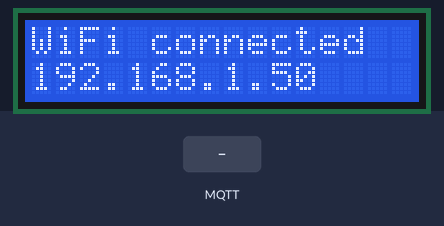
Bench run of a sketch on a simulated ESP8266 (Wemos D1 mini). Shown: 16×2 character LCD. Inputs (shaded band) come from the test bench. WiFi joins after 1.5 s; servers stay silent unless stated; no MQTT or app messages arrive unless stated; what the sketch prints to the serial monitor is not drawn.

Above: at 1.7 s.
At 4.4 s:
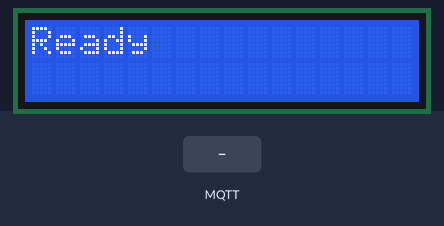
4.5 s: MQTT message "1" arrives on the first subscribed topic
At 5.7 s:
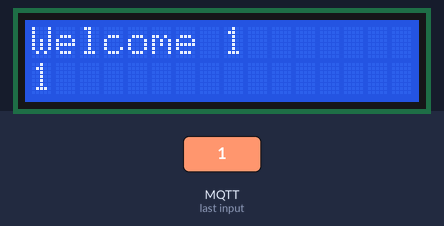
7.5 s: MQTT message "on" arrives on the first subscribed topic
At 8.7 s:
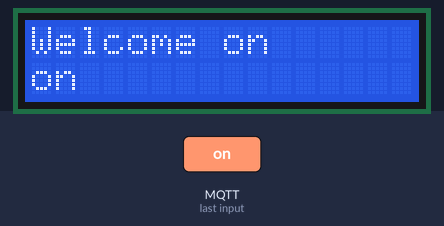
10.5 s: MQTT message "off" arrives on the first subscribed topic
At 11.6 s:
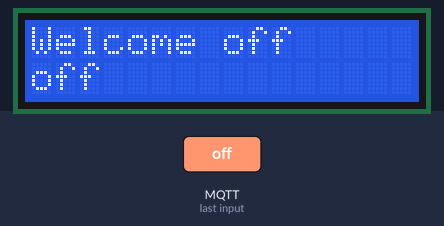
Timing chart, 0 to 13.5 s (numbered marks = the images above; inputs shaded):
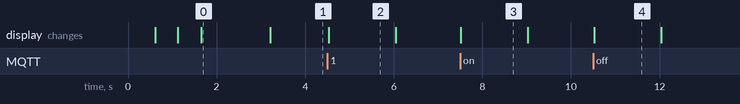

Measured:
- after the input at 4.5 s, the display: changes at once (image 2)
- after the input at 7.5 s, the display: changes at once (image 3)
- after the input at 10.5 s, the display: changes at once (image 4)
- what the display in image 0 shows lasts 1.6 s, from 1.6 s to 3.2 s
- what the display in image 2 shows lasts 1.5 s, from 4.5 s to 6.0 s

The sketch:

Wemos_RFID.ino
```cpp
#include <SPI.h>
#include <MFRC522.h>
#include <ESP8266WiFi.h>
#include <PubSubClient.h>
#include <LiquidCrystal_PCF8574.h>

#define RST_PIN 2
#define SS_PIN 15
#define NR_KNOWN_KEYS   8

const char* ssid = "WiFi-SSID";
const char* password = "secretWiFiPasswd";
const char* MQTT_broker = "192.168.3.14";
const char* door_num = "door2";

unsigned long previousMillis = 0;
long readTime = 5000;

WiFiClient wemosCL;
PubSubClient client(wemosCL);
LiquidCrystal_PCF8574 lcd(0x27);

byte knownKeys[NR_KNOWN_KEYS][MFRC522::MF_KEY_SIZE] =  {
  {0xff, 0xff, 0xff, 0xff, 0xff, 0xff}, // FF FF FF FF FF FF = factory default
  {0xa0, 0xa1, 0xa2, 0xa3, 0xa4, 0xa5}, // A0 A1 A2 A3 A4 A5
  {0xb0, 0xb1, 0xb2, 0xb3, 0xb4, 0xb5}, // B0 B1 B2 B3 B4 B5
  {0x4d, 0x3a, 0x99, 0xc3, 0x51, 0xdd}, // 4D 3A 99 C3 51 DD
  {0x1a, 0x98, 0x2c, 0x7e, 0x45, 0x9a}, // 1A 98 2C 7E 45 9A
  {0xd3, 0xf7, 0xd3, 0xf7, 0xd3, 0xf7}, // D3 F7 D3 F7 D3 F7
  {0xaa, 0xbb, 0xcc, 0xdd, 0xee, 0xff}, // AA BB CC DD EE FF
  {0x00, 0x00, 0x00, 0x00, 0x00, 0x00}  // 00 00 00 00 00 00
};

MFRC522 rfid(SS_PIN, RST_PIN);

void printReady() {
  delay(1500);
  lcd.clear();
  lcd.print("Ready");
}

void subCallback(char* topic, byte* payload, unsigned int payloadLen) {
  String message = String((char*)payload);
  Serial.print("message:");
  Serial.println(message);

  String cardHolder;
  String last_seen;
  String admit;

  int i1 = message.indexOf(':');
  cardHolder = message.substring(0, i1);
  int i2 = message.indexOf(':', i1 + 1);
  last_seen = message.substring(i1 + 1, i2);
  admit = message.substring(i2 + 1, payloadLen);
  //Serial.println(cardHolder);
  //Serial.println(last_seen);
  //Serial.println(admit);
  lcd.clear();
  if (cardHolder != "Unknown") {
    lcd.setCursor(0, 0);
    lcd.print("Welcome ");
    lcd.print(cardHolder);
  }
  lcd.setCursor(0, 1);
  lcd.print(admit);
  printReady();
}

void setup() {
  char topic[12];
  Serial.begin(115200);
  Serial.println("Wemos active");
  lcd.begin(16, 2);
  lcd.setBacklight(255);
  while (!Serial);
  SPI.begin();
  rfid.PCD_Init();
  lcd.setCursor(0, 0);
  //Serial.println(F("Try the most used default keys to print block 0"));
  WiFi.mode(WIFI_STA);
  WiFi.begin(ssid, password);
  while (WiFi.status() != WL_CONNECTED) {
    delay(500);
    //Serial.print(".");
    lcd.print(".");
  }
  lcd.clear();
  lcd.setCursor(0, 0);
  lcd.print("WiFi connected");
  lcd.setCursor(0, 1);
  lcd.print(WiFi.localIP());
  client.setServer(MQTT_broker, 1883);
  if (client.connect("wemos290DE6")) {
    client.setCallback(subCallback);
    sprintf(topic, "%s/%s", "doors", door_num);
    client.subscribe(topic);
  }
  printReady();
}

void dump_byte_array(byte *buf, byte bufferSize) {
  for (byte i = 0; i < bufferSize; i++) {
    Serial.print(buf[i] < 0x10 ? " 0" : " ");
    Serial.print(buf[i], HEX);
    Serial.print(buf[i]);
  }
}
void sendMQTT(byte *buf) {

  char message[9];
  char topic[11];
  sprintf(message, "%02X%02X%02X%02X", buf[0], buf[1], buf[2], buf[3]);
  sprintf(topic, "%s/%s", "auth", door_num);
  //Serial.println(message);
  client.connect("wemosClient");
  client.publish(topic, message);
  printReady();
}

boolean try_key(MFRC522::MIFARE_Key *key)
{
  boolean result = false;
  byte buffer[18];
  byte block = 0;
  MFRC522::StatusCode status;

  if ( ! rfid.PICC_IsNewCardPresent())
    return false;
  if ( ! rfid.PICC_ReadCardSerial())
    return false;
  status = rfid.PCD_Authenticate(MFRC522::PICC_CMD_MF_AUTH_KEY_A, block, key, &(rfid.uid));
  if (status != MFRC522::STATUS_OK) {
    return false;
  }
  byte byteCount = sizeof(buffer);
  status = rfid.MIFARE_Read(block, buffer, &byteCount);
  if (status != MFRC522::STATUS_OK) {
  }
  else {
    result = true;
    //Serial.print(F("Success with key:"));
    //    dump_byte_array((*key).keyByte, MFRC522::MF_KEY_SIZE);
    sendMQTT((*key).keyByte);
    //Serial.println();
    //Serial.print(F("Block ")); Serial.print(block); Serial.print(F(":"));
    dump_byte_array(buffer, 16);
    //Serial.println();
  }
  //Serial.println();

  rfid.PICC_HaltA();       // Halt PICC
  rfid.PCD_StopCrypto1();  // Stop encryption on PCD
  return result;
}

void loop() {
  client.loop();
  if ( ! rfid.PICC_IsNewCardPresent())
    return;
  if ( ! rfid.PICC_ReadCardSerial())
    return;

  //  dump_byte_array(rfid.uid.uidByte, rfid.uid.size);
  unsigned long currentMillis = millis();
  if (currentMillis - previousMillis >= readTime) {
    //Serial.print(F("Card UID:"));
    sendMQTT(rfid.uid.uidByte);
    previousMillis = currentMillis;
    //Serial.println();
  }

  //  Serial.print(F("PICC type: "));
  //  MFRC522::PICC_Type piccType = rfid.PICC_GetType(rfid.uid.sak);
  //  Serial.println(rfid.PICC_GetTypeName(piccType));

  MFRC522::MIFARE_Key key;
  for (byte k = 0; k < NR_KNOWN_KEYS; k++) {
    for (byte i = 0; i < MFRC522::MF_KEY_SIZE; i++) {
      key.keyByte[i] = knownKeys[k][i];
    }
    if (try_key(&key)) {
      break;
    }
  }
}
```
